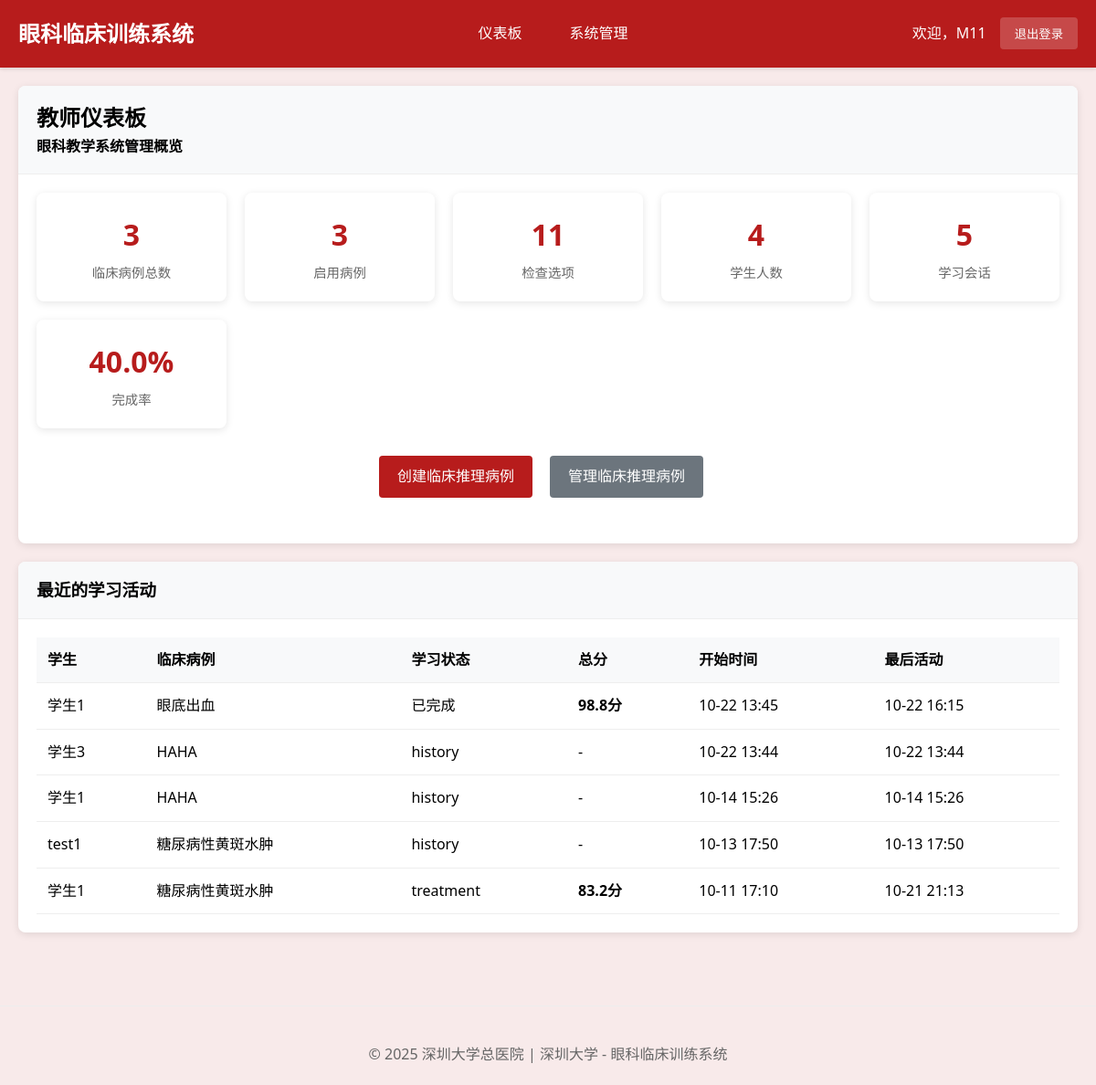
Before: /teacher/ (signed in) with the older database file.
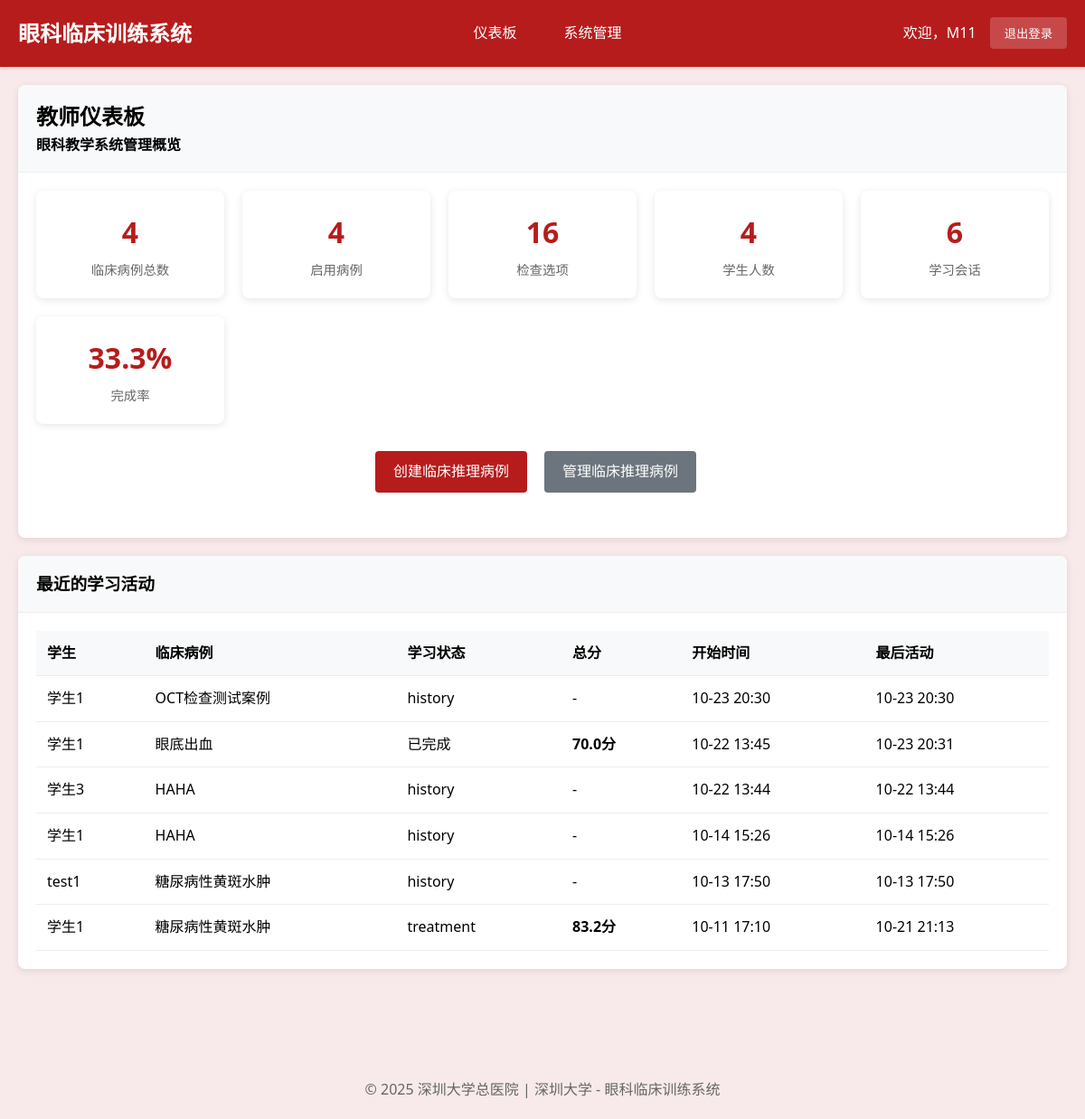
After: the same page with the newer database file.
### cases/models.py (models this page shows, shortened)
class StudentClinicalSession(models.Model):
    student = models.ForeignKey(User, on_delete=models.CASCADE, verbose_name="学生")
    clinical_case = models.ForeignKey(ClinicalCase, on_delete=models.CASCADE, verbose_name="临床案例")
    session_status = models.CharField(
        max_length=30,  # 增加长度以适应最长的选项
        choices=[
            ('case_presentation', '病例呈现'),         # 步骤1: 呈现病例
            ('examination_selection', '检查选择'),     # 步骤2: 选择检查方法
            ('examination_results', '检查结果'),       # 步骤3: 查看检查图像结果
            ('diagnosis_reasoning', '诊断推理'),       # 步骤4: 诊断判断推理
            ('treatment_selection', '治疗选择'),       # 步骤5: 选择治疗方案
            ('learning_feedback', '学习反馈'),         # 步骤6: 学习反馈
            ('completed', '已完成')
        ],
        default='case_presentation',
        verbose_name="当前阶段"
    )
    selected_examinations = models.JSONField(default=list, verbose_name="已选检查项目")
    examination_images_viewed = models.JSONField(default=list, verbose_name="已查看的检查图像")
    selected_diagnosis = models.ForeignKey(DiagnosisOption, on_delete=SET_NULL, blank=True, null=True, verbose_name="选择的诊断")
    diagnosis_reasoning_text = models.TextField(blank=True, verbose_name="诊断推理过程",
                                               help_text="学生的诊断思路和推理过程")
    selected_treatments = models.JSONField(default=list, verbose_name="已选治疗方案")
    step_completion_status = models.JSONField(
        default=dict,
        verbose_name="步骤完成状态",
        help_text="记录每个步骤的完成情况：{step_name: {completed: bool, score: float, completion_time: datetime}}"
    )
    required_examinations_completed = models.BooleanField(default=False, verbose_name="必选检查是否完成")
    examination_selection_valid = models.BooleanField(default=False, verbose_name="检查选择是否有效")
    examination_score = models.FloatField(default=0.0, verbose_name="检查选择得分")
    diagnosis_score = models.FloatField(default=0.0, verbose_name="诊断准确性得分")
    treatment_score = models.FloatField(default=0.0, verbose_name="治疗方案得分")
    reasoning_score = models.FloatField(default=0.0, verbose_name="推理过程得分")
    overall_score = models.FloatField(default=0.0, verbose_name="总体得分")
    time_spent = models.JSONField(default=dict, verbose_name="各阶段用时", help_text="JSON格式记录各阶段耗时")
    step_start_times = models.JSONField(default=dict, verbose_name="各步骤开始时间")
    started_at = models.DateTimeField(auto_now_add=True, verbose_name="开始时间")
    completed_at = models.DateTimeField(blank=True, null=True, verbose_name="完成时间")
    last_activity = models.DateTimeField(auto_now=True, verbose_name="最后活动时间")
    learning_notes = models.TextField(blank=True, verbose_name="学习笔记")
    reflection = models.TextField(blank=True, verbose_name="学习反思")
    session_data = models.JSONField(default=dict, verbose_name="会话数据",
                                   help_text="保存检查顺序、当前进度等临时数据")
    class Meta:
        verbose_name = "学生临床会话"
        verbose_name_plural = "学生临床会话"
        ordering = ['-started_at']
        unique_together = ['student', 'clinical_case']

class ClinicalCase(models.Model):
    title = models.CharField(max_length=200, verbose_name="案例标题")
    case_id = models.CharField(max_length=50, unique=True, verbose_name="案例编号")
    patient_age = models.IntegerField(verbose_name="患者年龄")
    patient_gender = models.CharField(max_length=10, choices=[('M', '男'), ('F', '女')], verbose_name="患者性别")
    chief_complaint = models.TextField(verbose_name="主诉")
    present_illness = models.TextField(verbose_name="现病史")
    past_history = models.TextField(blank=True, verbose_name="既往史")
    family_history = models.TextField(blank=True, verbose_name="家族史")
    learning_objectives = models.JSONField(verbose_name="学习目标", help_text="JSON格式存储多个学习目标")
    difficulty_level = models.CharField(
        max_length=20,
        choices=[('beginner', '初级'), ('intermediate', '中级'), ('advanced', '高级')],
        default='intermediate',
        verbose_name="难度等级"
    )
    is_active = models.BooleanField(default=True, verbose_name="是否启用")
    created_by = models.ForeignKey(User, on_delete=models.CASCADE, verbose_name="创建者")
    created_at = models.DateTimeField(auto_now_add=True, verbose_name="创建时间")
    updated_at = models.DateTimeField(auto_now=True, verbose_name="更新时间")
    case_images = models.JSONField(blank=True, null=True, verbose_name="案例图片", help_text="存储图片路径的JSON数组")
    class Meta:
        verbose_name = "临床案例"
        verbose_name_plural = "临床案例"
        ordering = ['-created_at']

### cases/views.py (the view)
# urls.py: path('teacher/', views.teacher_dashboard, name='teacher_dashboard'),
@login_required
@user_passes_test(is_teacher, login_url='login')
def teacher_dashboard(request):
    total_clinical_cases = ClinicalCase.objects.count()
    active_clinical_cases = ClinicalCase.objects.filter(is_active=True).count()
    total_students = User.objects.filter(groups__name='Students').count()
    total_examinations = ExaminationOption.objects.count()
    total_sessions = StudentClinicalSession.objects.count()
    completed_sessions = StudentClinicalSession.objects.filter(completed_at__isnull=False).count()
    completion_rate = round((completed_sessions / total_sessions * 100), 1) if total_sessions > 0 else 0
    recent_sessions = StudentClinicalSession.objects.select_related('student', 'clinical_case').order_by('-started_at')[:10]
    context = {
        'total_clinical_cases': total_clinical_cases,
        'active_clinical_cases': active_clinical_cases,
        'total_students': total_students,
        'total_examinations': total_examinations,
        'total_sessions': total_sessions,
        'completed_sessions': completed_sessions,
        'completion_rate': completion_rate,
        'recent_sessions': recent_sessions,
    }
    return render(request, 'teacher/dashboard.html', context)

### cases/views.py (called while the page is built)
def is_teacher(user):
    return user.groups.filter(name='Teachers').exists() or user.is_superuser

### cases/templates/teacher/dashboard.html (shortened to what this page needs)
{% extends 'base.html' %}
{% load static %}
{% block content %}
<div class="card">
    <div class="card-header">
        <h2>教师仪表板</h2>
        <p>眼科教学系统管理概览</p>
    </div>
    <div class="card-body">
        <div class="stats-grid">
            <div class="stat-card">
                <div class="stat-number">{{ total_clinical_cases }}</div>
                <div class="stat-label">临床病例总数</div>
            </div>
            <div class="stat-card">
                <div class="stat-number">{{ active_clinical_cases }}</div>
                <div class="stat-label">启用病例</div>
            </div>
            <div class="stat-card">
                <div class="stat-number">{{ total_examinations }}</div>
                <div class="stat-label">检查选项</div>
            </div>
            <div class="stat-card">
                <div class="stat-number">{{ total_students }}</div>
                <div class="stat-label">学生人数</div>
            </div>
            <div class="stat-card">
                <div class="stat-number">{{ total_sessions }}</div>
                <div class="stat-label">学习会话</div>
            </div>
            <div class="stat-card">
                <div class="stat-number">{{ completion_rate }}%</div>
                <div class="stat-label">完成率</div>
            </div>
        </div>
        <div style="text-align: center; margin: 30px 0;">
            <a href="{% url 'teacher_clinical_case_create' %}" class="btn" style="margin-right: 15px;">创建临床推理病例</a>
            <a href="{% url 'teacher_clinical_case_list' %}" class="btn secondary" style="margin-right: 15px;">管理临床推理病例</a>
        </div>
    </div>
</div>
{% if recent_sessions %}
<div class="card">
    <div class="card-header">
        <h3>最近的学习活动</h3>
    </div>
    <div class="card-body">
        <table class="table">
            <thead>
                <tr>
                    <th>学生</th>
                    <th>临床病例</th>
                    <th>学习状态</th>
                    <th>总分</th>
                    <th>开始时间</th>
                    <th>最后活动</th>
                </tr>
            </thead>
            <tbody>
                {% for session in recent_sessions %}
                <tr>
                    <td>{{ session.student.get_full_name|default:session.student.username }}</td>
                    <td>{{ session.clinical_case.title }}</td>
                    <td>{{ session.get_session_status_display|default:session.session_status }}</td>
                    <td>
                        {% if session.overall_score %}
                            <strong>{{ session.overall_score|floatformat:1 }}分</strong>
                        {% else %}
                            -
                        {% endif %}
                    </td>
                    <td>{{ session.started_at|date:"m-d H:i" }}</td>
                    <td>{{ session.last_activity|date:"m-d H:i"|default:"-" }}</td>
                </tr>
                {% endfor %}
            </tbody>
        </table>
    </div>
</div>
{% endif %}
{% endblock %}

Changed rows visible on the page:
added StudentClinicalSession: student.get_full_name "学生1", clinical_case "OCT检查测试案例", session_status "history", started_at "10-23 20:30", last_activity "10-23 20:30"
changed StudentClinicalSession "已完成": overall_score "98.8" → "70.0"; last_activity "10-22 16:15" → "10-23 20:31"
Other visible differences:
{{ total_clinical_cases }}: "3" → "4"
{{ active_clinical_cases }}: "3" → "4"
{{ total_examinations }}: "11" → "16"
{{ total_sessions }}: "5" → "6"
{{ completion_rate }}: "40.0" → "33.3"
